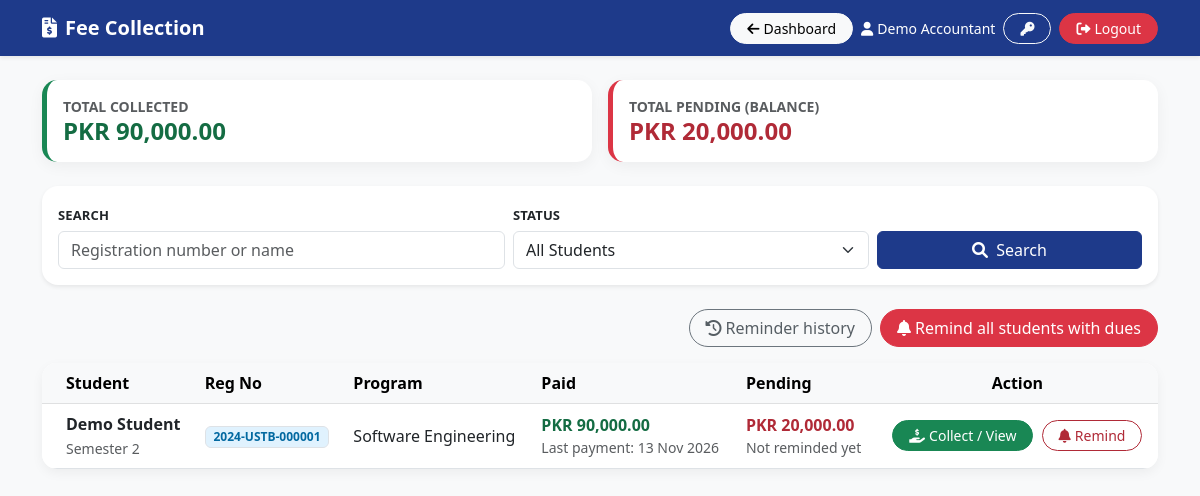
/admin/accountant_portal/manage_fees.php (signed in), run on the app's committed database.
### tables this page shows
CREATE TABLE `users` (
  `id` INT NOT NULL AUTO_INCREMENT,
  `full_name` VARCHAR(100) NOT NULL,
  `email` VARCHAR(100) NOT NULL,
  `phone` VARCHAR(20) DEFAULT NULL,
  `employee_id` VARCHAR(50) DEFAULT NULL,
  `password` VARCHAR(255) NOT NULL,
  `role` ENUM('Admin','Accountant','Student','Staff') NOT NULL,
  `status` ENUM('Active','Inactive') NOT NULL DEFAULT 'Active',
  `can_manage_fees` TINYINT(1) NOT NULL DEFAULT 0,
  `can_manage_salaries` TINYINT(1) NOT NULL DEFAULT 0,
  `can_manage_expenses` TINYINT(1) NOT NULL DEFAULT 0,
  `can_manage_accounts` TINYINT(1) NOT NULL DEFAULT 0,
  `must_change_password` TINYINT(1) NOT NULL DEFAULT 0,
  `failed_logins` INT NOT NULL DEFAULT 0,
  `locked_until` DATETIME DEFAULT NULL,
  `lock_reason` VARCHAR(30) DEFAULT NULL,
  `reset_otp` VARCHAR(255) DEFAULT NULL,
  `otp_expiry` DATETIME DEFAULT NULL,
  `otp_attempts` INT NOT NULL DEFAULT 0,
  `accepted_policy_at` DATETIME DEFAULT NULL,
  `created_at` TIMESTAMP NULL DEFAULT CURRENT_TIMESTAMP,
  PRIMARY KEY (`id`),
  UNIQUE KEY `uq_users_email` (`email`),
  KEY `idx_users_role` (`role`)
);

CREATE TABLE `students` (
  `id` INT NOT NULL AUTO_INCREMENT,
  `user_id` INT NOT NULL,
  `reg_number` VARCHAR(50) NOT NULL,
  `program_id` INT DEFAULT NULL,
  `semester` TINYINT NOT NULL DEFAULT 1,
  `scholarship_discount` DECIMAL(10,2) NOT NULL DEFAULT 0.00,
  PRIMARY KEY (`id`),
  UNIQUE KEY `uq_students_reg` (`reg_number`),
  UNIQUE KEY `uq_students_user` (`user_id`),
  KEY `idx_students_program` (`program_id`),
  CONSTRAINT `fk_students_user` FOREIGN KEY (`user_id`) REFERENCES `users` (`id`) ON DELETE CASCADE,
  CONSTRAINT `fk_students_program` FOREIGN KEY (`program_id`) REFERENCES `fee_structure` (`id`) ON DELETE RESTRICT,
  CONSTRAINT `chk_students_semester` CHECK (`semester` BETWEEN 1 AND 8),
  CONSTRAINT `chk_students_discount` CHECK (`scholarship_discount` >= 0)
);

CREATE TABLE `fee_structure` (
  `id` INT NOT NULL AUTO_INCREMENT,
  `program_name` VARCHAR(150) NOT NULL,
  `tuition_fee` DECIMAL(10,2) NOT NULL DEFAULT 0.00,
  `admission_fee` DECIMAL(10,2) NOT NULL DEFAULT 0.00,
  `exam_fee` DECIMAL(10,2) NOT NULL DEFAULT 0.00,
  `other_charges` DECIMAL(10,2) NOT NULL DEFAULT 0.00,
  `created_at` TIMESTAMP NULL DEFAULT CURRENT_TIMESTAMP,
  PRIMARY KEY (`id`),
  UNIQUE KEY `uq_fee_structure_program` (`program_name`),
  CONSTRAINT `chk_fee_structure_positive` CHECK (`tuition_fee` >= 0 AND `admission_fee` >= 0 AND `exam_fee` >= 0 AND `other_charges` >= 0)
);

### includes/functions.php (called while the page is built, shortened)
<?php
function e($value)
{
    return htmlspecialchars((string)($value ?? ''), ENT_QUOTES, 'UTF-8');
}
function base_path()
{
    static $base = null;
    if ($base !== null) {
        return $base;
    }
    if (APP_BASE_PATH !== null) {
        return $base = rtrim(APP_BASE_PATH, '/');
    }
    return $base = rtrim($base, '/');
}
function url($path = '')
{
    return base_path() . '/' . ltrim($path, '/');
}
function money($amount, $decimals = 2)
{
    return number_format((float)$amount, $decimals);
}
function fmt_date($date, $empty = '-')
{
    $t = $date ? strtotime((string)$date) : false;
    return $t ? str_replace(' ', "\u{00A0}", date('d M Y', $t)) : $empty;
}
function db()
{
    global $conn;
    return $conn;
}
function db_stmt($sql, array $params = [])
{
    $stmt = db()->prepare($sql);
    if ($params) {
        $types = '';
        $values = [];
        foreach ($params as $p) {
            if (is_int($p) || is_bool($p)) {
                $types .= 'i';
                $values[] = (int)$p;
            } elseif (is_float($p)) {
                $types .= 'd';
                $values[] = $p;
            } else {
                $types .= 's';
                $values[] = $p === null ? null : (string)$p;
            }
        }
        $stmt->bind_param($types, ...$values);
    }
    $stmt->execute();
    return $stmt;
}
function db_select($sql, array $params = [])
{
    return db_stmt($sql, $params)->get_result();
}
function db_row($sql, array $params = [])
{
    $row = db_select($sql, $params)->fetch_assoc();
    return $row ?: null;
}
function db_value($sql, array $params = [], $default = null)
{
    $row = db_select($sql, $params)->fetch_row();
    return ($row && $row[0] !== null) ? $row[0] : $default;
}
function current_user($refresh = false)
{
    static $user = false;
    if ($user !== false && !$refresh) {
        return $user;
    }
    $user = db_row(
        "SELECT id, full_name, email, role, status, can_manage_fees, can_manage_salaries,
                can_manage_expenses, can_manage_accounts, must_change_password, locked_until, accepted_policy_at
         FROM users WHERE id = ?",
        [(int)$_SESSION['user_id']]
    );
    return $user;
}
function dashboard_url($role)
{
    switch ($role) {
        case 'Accountant': return url('admin/accountant_portal/index.php');
    }
}
function dashboard_link()
{
    $role = current_user()['role'] ?? '';
    return ['url' => dashboard_url($role), 'label' => $role === 'Admin' ? 'Admin Dashboard' : 'Dashboard'];
}
function require_login(array $roles, $deniedMessage = null)
{
    $user = current_user();
    return $user;
}
function can($permission)
{
    $user = current_user();
    $col = 'can_manage_' . $permission;
    return $user['role'] === 'Accountant' && !empty($user[$col]);
}
function require_permission($permission)
{
    $user = require_login(['Admin', 'Accountant']);
    return $user;
}

### includes/security.php (called while the page is built, shortened)
<?php
function account_locked_minutes(array $user)
{
    if (empty($user['locked_until'])) return 0;
    $left = strtotime($user['locked_until']) - time();
    return $left > 0 ? (int)ceil($left / 60) : 0;
}
function session_idle_seconds($role)
{
    return max(1, (int)round(($role === 'Admin' ? ADMIN_IDLE_MINUTES : SESSION_IDLE_MINUTES) * 60));
}
function session_max_seconds()
{
    return max(1, (int)round(SESSION_MAX_HOURS * 3600));
}
function session_time_left(array $user)
{
    $idleLeft = session_idle_seconds($user['role']) - (time() - (int)($_SESSION['last_activity'] ?? time()));
    $maxLeft  = session_max_seconds() - (time() - (int)($_SESSION['login_at'] ?? time()));
    return $maxLeft < $idleLeft ? ['seconds' => max(0, $maxLeft), 'reason' => 'max'] : ['seconds' => max(0, $idleLeft), 'reason' => 'idle'];
}
function policy_required(array $user)
{
    return in_array($user['role'], POLICY_ROLES, true) && empty($user['accepted_policy_at']);
}

### admin/accountant_portal/manage_fees.php (the view, shortened to what this page needs)
<?php
$user = require_permission('fees');
$reg_no = trim((string)($_GET['reg_no'] ?? ''));
$where = [];
$params = [];
$where_sql = $where ? 'WHERE ' . implode(' AND ', $where) : '';
$from_sql = "
     FROM students s
     JOIN users u ON s.user_id = u.id
     LEFT JOIN fee_structure fs ON fs.id = s.program_id
     LEFT JOIN (
        SELECT student_id, SUM(amount_paid) AS paid, SUM(CASE WHEN paid_status <> 'Paid' THEN balance ELSE 0 END) AS pending,
               COUNT(*) AS records, MAX(payment_date) AS last_payment_date
        FROM fees_records GROUP BY student_id
     ) t ON t.student_id = s.id
     LEFT JOIN (
        SELECT rr.user_id, MAX(rr.created_at) AS last_reminded
        FROM reminder_recipients rr JOIN announcements a ON a.id = rr.reminder_id WHERE a.type = 'Fee' GROUP BY rr.user_id
     ) lr ON lr.user_id = s.user_id
     $where_sql";
$per_page = 20;
$total_rows = (int)db_value("SELECT COUNT(*) $from_sql", $params, 0);
$total_pages = max(1, (int)ceil($total_rows / $per_page));
$page = min(max(1, (int)($_GET['page'] ?? 1)), $total_pages);
$students = db_select(
    "SELECT s.id, s.reg_number, s.semester, u.full_name, u.email, u.status, fs.program_name,
            COALESCE(t.paid, 0) AS paid_amount, COALESCE(t.pending, 0) AS pending_amount,
            COALESCE(t.records, 0) AS records, t.last_payment_date, lr.last_reminded
     $from_sql
     ORDER BY pending_amount DESC, s.id DESC LIMIT $per_page OFFSET " . (($page - 1) * $per_page), $params);
$totals = db_row("SELECT COALESCE(SUM(amount_paid),0) paid, COALESCE(SUM(CASE WHEN paid_status <> 'Paid' THEN balance ELSE 0 END),0) pending FROM fees_records");
$nav_title = 'Fee Collection';
$nav_icon = 'fa-file-invoice-dollar';
include __DIR__ . '/../../includes/header.php';
include __DIR__ . '/../../includes/topnav.php';
?>
<div class="container pb-5">
    <div class="row g-3 mb-4">
        <div class="col-md-6"><div class="card stat-card p-3 border-start border-success border-5"><small class="text-muted fw-bold">TOTAL COLLECTED</small><h4 class="fw-bold text-success mb-0">PKR&nbsp;<?php echo money($totals['paid']); ?></h4></div></div>
        <div class="col-md-6"><div class="card stat-card p-3 border-start border-danger border-5"><small class="text-muted fw-bold">TOTAL PENDING (BALANCE)</small><h4 class="fw-bold text-danger mb-0">PKR&nbsp;<?php echo money($totals['pending']); ?></h4></div></div>
    </div>
    <div class="card p-3 border-0 shadow-sm rounded-4 mb-4">
        <form action="" method="GET" class="row g-2 align-items-end">
            <div class="col-md-5"><label class="form-label small fw-bold">SEARCH</label><input type="text" name="reg_no" maxlength="50" class="form-control" placeholder="Registration number or name" value="<?php echo e($reg_no); ?>"></div>
            <div class="col-md-4"><label class="form-label small fw-bold">STATUS</label>
                <select name="status" class="form-select">
                    <option value="all">All Students</option>
                </select>
            </div>
            <div class="col-md-3 d-flex gap-2"><button class="btn btn-primary w-100"><i class="fas fa-search me-1"></i> Search</button></div>
        </form>
    </div>
    <div class="d-flex justify-content-end flex-wrap gap-2 mb-3">
        <a href="reminders.php" class="btn btn-outline-secondary rounded-pill px-3"><i class="fas fa-history me-1"></i>Reminder history</a>
        <?php if ($totals['pending'] > 0): ?>
            <a href="reminders.php?dues=all" class="btn btn-danger rounded-pill px-3"><i class="fas fa-bell me-1"></i>Remind all students with dues</a>
        <?php endif; ?>
    </div>
    <div class="card table-card overflow-hidden">
        <div class="table-responsive">
            <table class="table table-hover align-middle mb-0 sticky-first hide-xs-3">
                <thead class="table-light"><tr><th class="ps-4">Student</th><th>Reg No</th><th>Program</th><th>Paid</th><th>Pending</th><th class="text-center">Action</th></tr></thead>
                <tbody>
                <?php if ($students->num_rows > 0): while ($row = $students->fetch_assoc()): ?>
                    <tr>
                        <td class="ps-4"><div class="fw-bold text-capitalize"><?php echo e($row['full_name']); ?></div><small class="text-muted">Semester <?php echo (int)$row['semester']; ?><?php echo $row['status'] !== 'Active' ? ' - Inactive' : ''; ?></small></td>
                        <td><span class="badge bg-soft-primary border"><?php echo e($row['reg_number']); ?></span></td>
                        <td class="cell-wrap" style="min-width:9rem"><?php echo e($row['program_name'] ?: '-'); ?></td>
                        <td class="text-success fw-bold">PKR&nbsp;<?php echo money($row['paid_amount']); ?>
                            <?php if ($row['last_payment_date']): ?><div class="small fw-normal text-muted">Last payment: <?php echo e(fmt_date($row['last_payment_date'])); ?></div><?php endif; ?></td>
                        <td class="<?php echo $row['pending_amount'] > 0 ? 'text-danger fw-bold' : 'text-muted'; ?>">PKR&nbsp;<?php echo money($row['pending_amount']); ?>
                            <?php if ($row['last_reminded']): ?><div class="small fw-normal text-muted text-nowrap">Last reminded: <?php echo e(fmt_date($row['last_reminded'])); ?></div>
                            <?php elseif ($row['pending_amount'] > 0): ?><div class="small fw-normal text-muted text-nowrap">Not reminded yet</div><?php endif; ?></td>
                        <td class="text-center text-nowrap"><a href="collect_fee.php?id=<?php echo (int)$row['id']; ?>" class="btn btn-sm btn-success rounded-pill px-3"><i class="fas fa-hand-holding-usd me-1"></i>Collect / View</a>
                            <?php if ($row['pending_amount'] > 0): ?><a href="reminders.php?student=<?php echo (int)$row['id']; ?>" class="btn btn-sm btn-outline-danger rounded-pill px-3 ms-1" title="Send a fee reminder to this student"><i class="fas fa-bell me-1"></i>Remind</a><?php endif; ?></td>
                    </tr>
                <?php endwhile; else: ?>
                    <tr><td colspan="6" class="text-center py-5 text-muted">No students found.</td></tr>
                <?php endif; ?>
                </tbody>
            </table>
        </div>
    </div>
</div>
<?php include __DIR__ . '/../../includes/footer.php'; ?>

### includes/topnav.php (shortened to what this page needs)
<?php
$nav_user = current_user();
if (($nav_back ?? '') === 'dashboard') {
    $nav_dash = dashboard_link();
    $nav_back = $nav_dash['url'];
    $nav_back_label = $nav_dash['label'];
}
?>
<nav class="navbar navbar-dark shadow-sm mb-4 no-print" style="background:#1e3a8a;">
    <div class="container flex-nowrap gap-2">
        <span class="navbar-brand fw-bold text-truncate me-auto"><i class="fas <?php echo e($nav_icon ?? 'fa-university'); ?> me-2"></i><?php echo e($nav_title ?? APP_NAME); ?></span>
        <div class="d-none d-lg-flex align-items-center gap-2 flex-nowrap justify-content-end">
            <?php if (!empty($nav_back)): ?>
                <a href="<?php echo e($nav_back); ?>" class="btn btn-light btn-sm rounded-pill px-3"><i class="fas fa-arrow-left me-1"></i><?php echo e($nav_back_label ?? 'Back'); ?></a>
            <?php endif; ?>
            <?php if ($nav_user): ?>
                <span class="text-white small text-nowrap text-capitalize"><i class="fas fa-user me-1"></i><?php echo e($nav_user['full_name']); ?></span>
                <a href="<?php echo e(url('auth/change_password.php')); ?>" class="btn btn-outline-light btn-sm rounded-pill px-3" title="Change Password" aria-label="Change Password"><i class="fas fa-key"></i></a>
                <a href="<?php echo e(url('auth/logout.php')); ?>" class="btn btn-danger btn-sm rounded-pill px-3" data-confirm-logout><i class="fas fa-sign-out-alt me-1"></i>Logout</a>
            <?php endif; ?>
        </div>
    </div>
</nav>

### assets/css/animations.css (style rules this page uses)
.btn { transition: transform .15s ease, box-shadow .2s ease, filter .2s ease, background-color .2s ease, border-color .2s ease, color .2s ease; }
.table > tbody > tr { transition: background-color .15s ease; }
.stat-card, .table-card, .form-card { transition: transform .25s ease, box-shadow .25s ease; }

### assets/css/responsive.css (style rules this page uses)
@media screen { .table-responsive { -webkit-overflow-scrolling: touch; } }

### includes/header.php (style rules this page uses)
:root { --sidebar-width: 250px; --primary-color: #1e3a8a; }
body { background-color: #f8f9fa; font-family: 'Segoe UI', Tahoma, sans-serif; }
.stat-card { border: none; border-radius: 15px; box-shadow: 0 4px 15px rgba(0,0,0,0.05); transition: transform .3s; }
.table-card, .form-card { border: none; border-radius: 15px; box-shadow: 0 4px 12px rgba(0,0,0,0.05); }
.btn-primary { --bs-btn-bg: #1e3a8a; --bs-btn-border-color: #1e3a8a; --bs-btn-hover-bg: #1e40af; --bs-btn-hover-border-color: #1e40af; --bs-btn-active-bg: #1e3a8a; --bs-btn-active-border-color: #1e3a8a; --bs-btn-disabled-bg: #1e3a8a; --bs-btn-disabled-border-color: #1e3a8a; }
.bg-soft-primary { background-color: #e0f2fe; color: #0369a1; }
:root { --bs-link-color: #0b5ed7; --bs-link-color-rgb: 11, 94, 215; --bs-link-hover-color: #0a53be; --bs-link-hover-color-rgb: 10, 83, 190; }
.text-success { color: #146c43 !important; }
.text-danger { color: #b02a37 !important; }
.btn-outline-danger { --bs-btn-color: #b02a37; --bs-btn-border-color: #b02a37; --bs-btn-hover-bg: #b02a37; --bs-btn-hover-border-color: #b02a37; }
.btn-outline-secondary { --bs-btn-color: #565e64; --bs-btn-border-color: #6c757d; }
.table-hover > :not(caption) > tr > * { white-space: nowrap; }
.table-hover > :not(caption) > tr > .cell-wrap { white-space: normal; min-width: 14rem; overflow-wrap: anywhere; }
.btn { white-space: nowrap; }
label.form-label { text-transform: uppercase; font-size: .8125rem; font-weight: 600; letter-spacing: .01em; margin-bottom: .35rem; }

### data on the page
users: nav_back_label "Dashboard", full_name "Demo Accountant"
students: user.full_name "Demo Student", semester "2", reg_number "2024-USTB-000001", program.program_name "Software Engineering", paid_amount "90,000.00", last_payment_date "13 Nov 2026", pending_amount "20,000.00"

### other printed values
$nav_title "Fee Collection"
money($totals['paid']) "90,000.00"
money($totals['pending']) "20,000.00"
